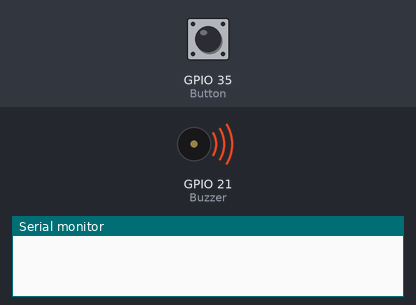
Bench run of a sketch on a simulated ESP32. Parts: buzzer (waves = sounding), the last lines printed to the serial monitor. The test bench sets the inputs (shaded band); at power-on: GPIO 35 (Button) HIGH.

Above: at 0.84 s.
1.3 s: GPIO 35 (Button) pulled LOW for 0.15 s
At 6.2 s:
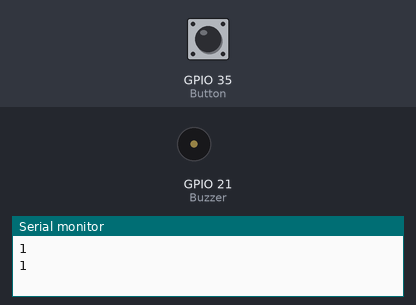
Timing chart, 0 to 10.4 s (numbered marks = the images above; inputs shaded):
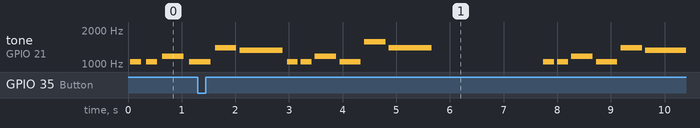

The sketch:

tone32.ino
```cpp
#define Buzzer 21
#define Button 35

#define C6 477
#define D6 426
#define E6 379
#define F6 358
#define G6 319
#define A6 284
#define B6 253

volatile int FAST_NOTE = 200;
volatile int NOTE_DURATION = 400;
volatile int HALF_NOTE_DURATION = 800;
volatile int EIGHTH_NOTE_DURATION = 200;
volatile int PAUSE_DURATION = 100;
int Speed = 0;

int buttoncount = 0;


unsigned long lastDebounceTime = 0;  // the last time the button input was toggled
unsigned long debounceDelay = 50;    // debounce delay in milliseconds


hw_timer_t *My_timer = NULL;
volatile bool buzzerState = false;

// Interrupt Service Routine (ISR)
void IRAM_ATTR onTimer() {
    digitalWrite(Buzzer, buzzerState);
    buzzerState = !buzzerState;
}

void IRAM_ATTR buttonISR() {
    unsigned long currentTime = millis();
    if (currentTime - lastDebounceTime > debounceDelay) {
        if (digitalRead(Button) == LOW) {
            buttoncount = (buttoncount + 1) % 5;  // Loop from 0 to 4
        }
        lastDebounceTime = currentTime;
    }

    Serial.println(buttoncount);
    Speed = 20 * buttoncount;

    FAST_NOTE = max(50, 200 - Speed);  // Prevents negative or too fast
    NOTE_DURATION = max(100, 400 - Speed);
    PAUSE_DURATION = max(50, 100 - Speed);
}


// Function to generate a tone with a given frequency
void tone(int frequency) {
    My_timer = timerBegin(1000000); // Initialize timer with the desired frequency
    timerAttachInterrupt(My_timer, &onTimer); // Attach ISR
    timerAlarm(My_timer, frequency, true, 0);
}

// Function to stop the tone
void noTone() {
    if (My_timer != NULL) {
        timerEnd(My_timer); // End the timer
        My_timer = NULL;
    }
    digitalWrite(Buzzer, LOW); // Ensure buzzer is off
}

void setup() {

  Serial.begin(9600);
  pinMode(Buzzer, OUTPUT);
  digitalWrite(Buzzer, LOW);
  pinMode(Button, INPUT);


 attachInterrupt(digitalPinToInterrupt(Button), buttonISR, CHANGE);

}

void loop() {

tone(C6);
delay(FAST_NOTE);
noTone();
delay(PAUSE_DURATION);

tone(C6);
delay(FAST_NOTE);
noTone();
delay(PAUSE_DURATION);

tone(D6);
delay(NOTE_DURATION);
noTone();
delay(PAUSE_DURATION);

tone(C6);
delay(NOTE_DURATION);
noTone();
delay(PAUSE_DURATION);

tone(F6);
delay(NOTE_DURATION);
noTone();
delay(PAUSE_DURATION);

tone(E6);
delay(HALF_NOTE_DURATION);
noTone();
delay(PAUSE_DURATION);

tone(C6);
delay(FAST_NOTE);
noTone();
delay(PAUSE_DURATION);

tone(C6);
delay(FAST_NOTE);
noTone();
delay(PAUSE_DURATION);

tone(D6);
delay(NOTE_DURATION);
noTone();
delay(PAUSE_DURATION);

tone(C6);
delay(NOTE_DURATION);
noTone();
delay(PAUSE_DURATION);

tone(G6);
delay(NOTE_DURATION);
noTone();
delay(PAUSE_DURATION);

tone(F6);
delay(HALF_NOTE_DURATION);
noTone();
delay(PAUSE_DURATION);

    // Pause before replaying
    delay(2000);


}
```

Measured:
- by itself, tone on GPIO 21 (Buzzer): plays 1397 Hz for 0.40 s, 1319 Hz for 0.80 s, 1048 Hz for 0.20 s, 1048 Hz for 0.20 s, 1174 Hz for 0.40 s, 1048 Hz for 0.40 s … (14 notes in this stretch)
